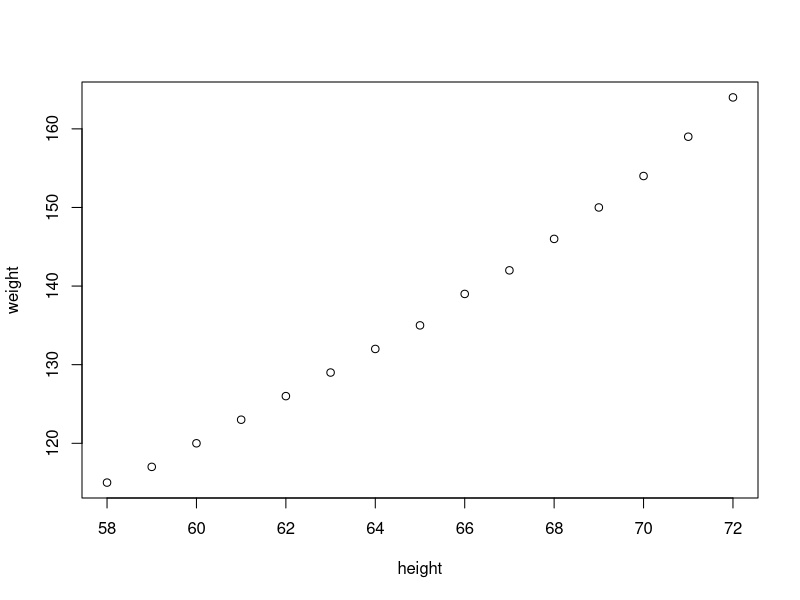
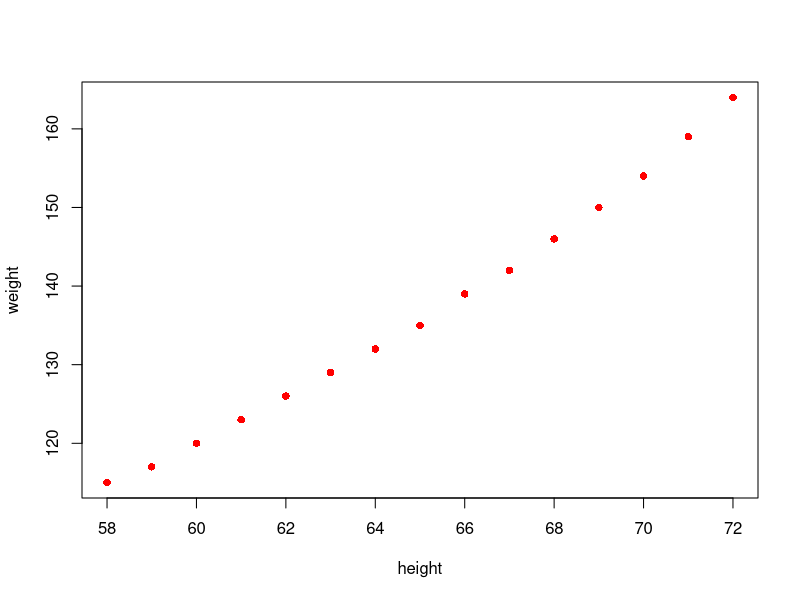
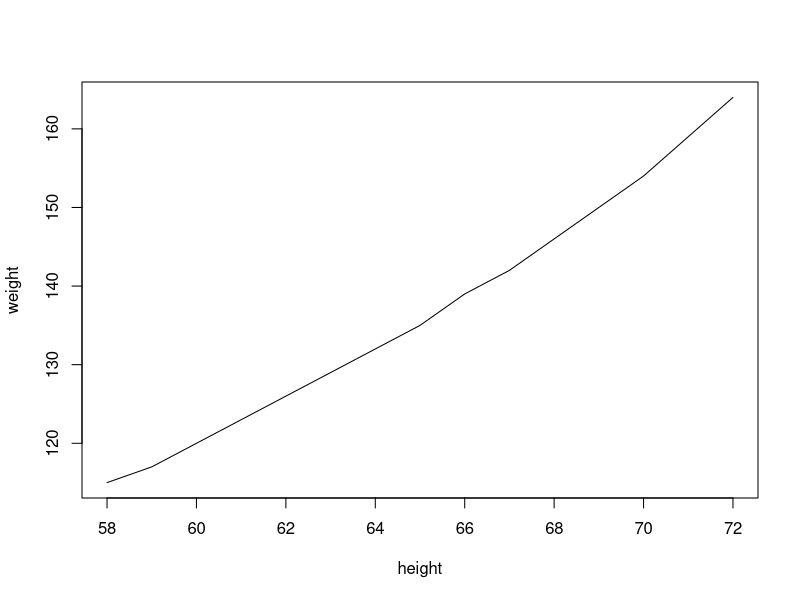
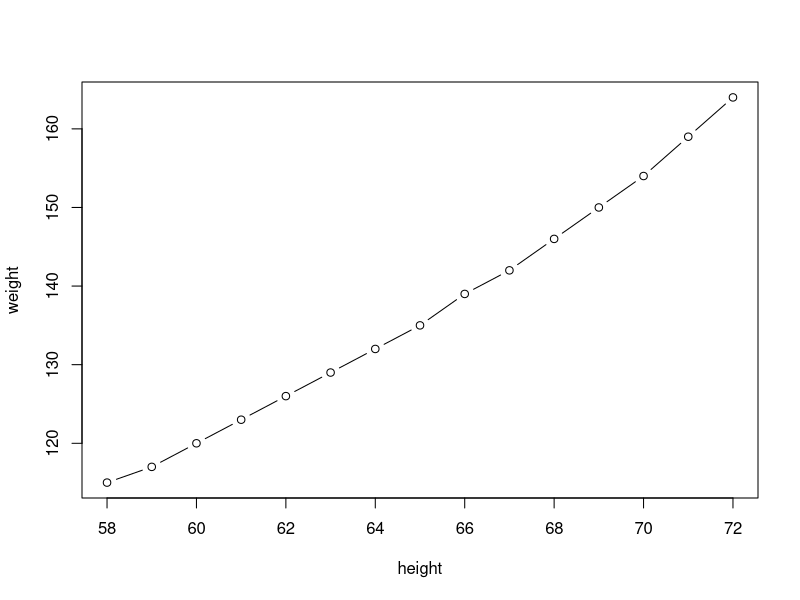
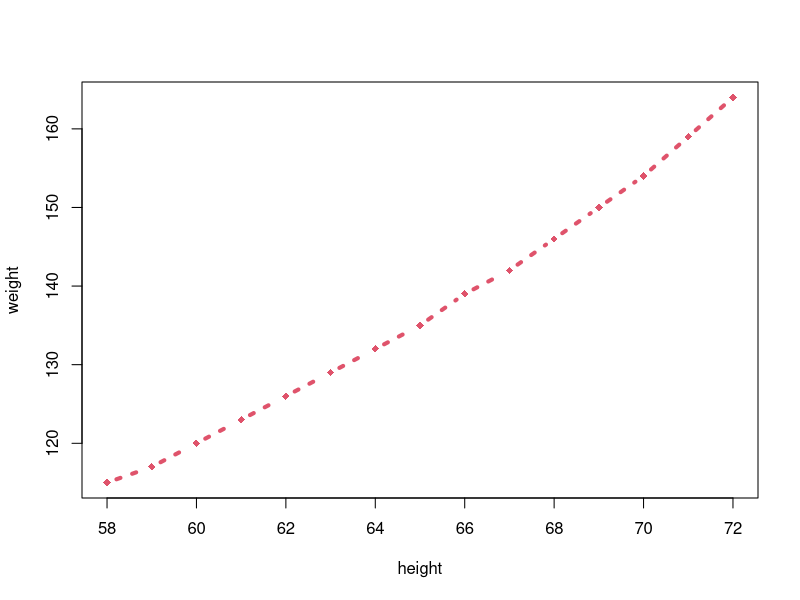
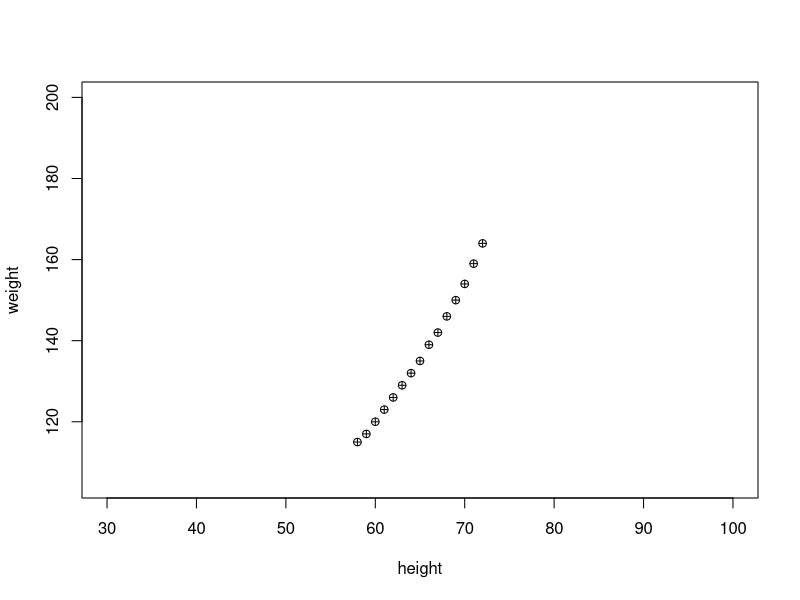
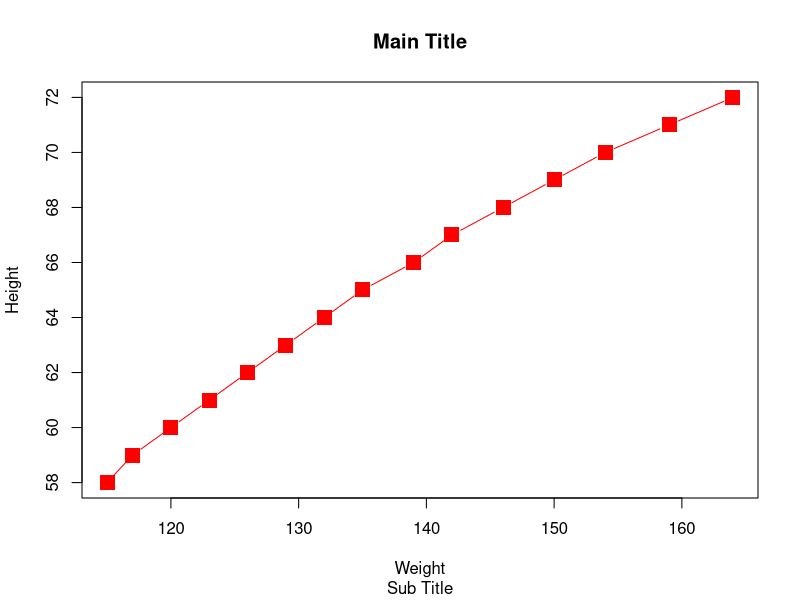
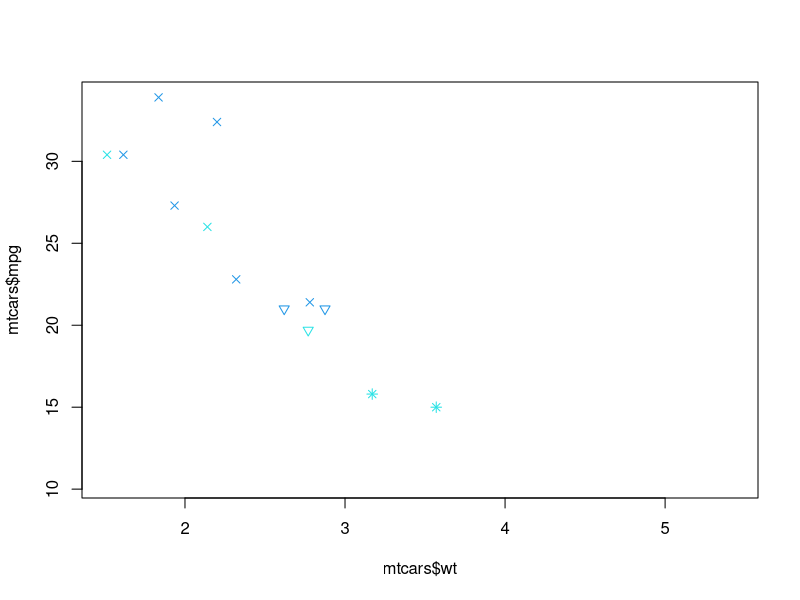

Reproduce these figures in R, in order. (Note: this script raises an error after producing the figures.)
women
plot(women)
plot(women, type='p', pch=16, col='red')
plot(women, type='l')
plot(women, type='b')
plot(women, type='b', pch=18, lty=3, col=2, lwd=4)
plot(women, xlim=c(30,100), ylim=c(min(women$weight)-10, 200), pch=10)

#more features with plot
plot(x=women$weight, y=women$height, pch=15, xlab='Weight', ylab='Height', col='red', cex=2, type='b')
title(main='Main Title', sub='Sub Title')
#see cheat sheet on base graphs

plot(x=mtcars$wt, y=mtcars$mpg, col=mtcars$gear, pch = mtcars$cyl, cex = mtcars$am)

plot(women)
abline(lm(women$weight ~ women$height), col='red', lty=2, lwd=4)


#boxplot
boxplot(women$height)
abline(h=c(58, 62,65,68,72))

#draw lines on plot for number summary
summary(women)
quantile(women$height)
quantile(women$height, seq(0,1,.1))
quantile(women$height, seq(0,1,.01))
stem(women$height)
boxplot(women$height, col='green')
abline(h=quantile(women$height))
text(1+.2, quantile(women$height), labels=c('min','1Q','median','3Q','max'))

#histogram
hist(women$height)
hist(women$height, breaks=10)
hist(women$height, breaks=5, col=1:5)

#histogram2
(x = rnorm(100,50,10))
hist(x)

hist(x, freq=F, col=1:5)
lines(density(x))

#density plot : shape of data
plot(density(x), col='red')

#pie
gender
table(gender)
pie(table(gender))
x = c(10,20,40,50)
pie(x)
xlabels = c('A','B','C','D')
x/sum(x)
(labels2 = paste(xlabels, round(x/sum(x),2) * 100 , sep='-'))
labes2
pie(x, labels=labels2)
x
#barplot
barplot(x,col=1:4)
barplot(x,col=1:4, horiz = T)

#correlation plot
pairs(women)
cor(women$height,women$weight)
cov(women$height, women$weight)
head(mtcars)
?mtcars

cor(mtcars)
names(mtcars)
pairs(mtcars)
pairs(mtcars[1:4])
options(digits=4)
pairs(mtcars[c('mpg', 'wt','hp')])
library(vioplot)
install.packages('vioplot')
vioplot(mtcars$mpg)
